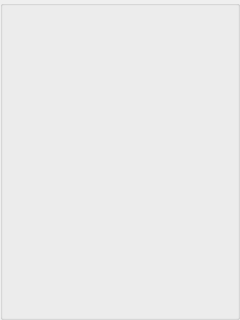
<?xml version="1.0" encoding="UTF-8"?>
<ui version="4.0">
 <class>GroupBox</class>
 <widget class="QGroupBox" name="GroupBox">
  <property name="geometry">
   <rect>
    <x>0</x>
    <y>0</y>
    <width>240</width>
    <height>320</height>
   </rect>
  </property>
  <property name="windowTitle">
   <string>GroupBox</string>
  </property>
 </widget>
 <resources/>
 <connections/>
</ui>
